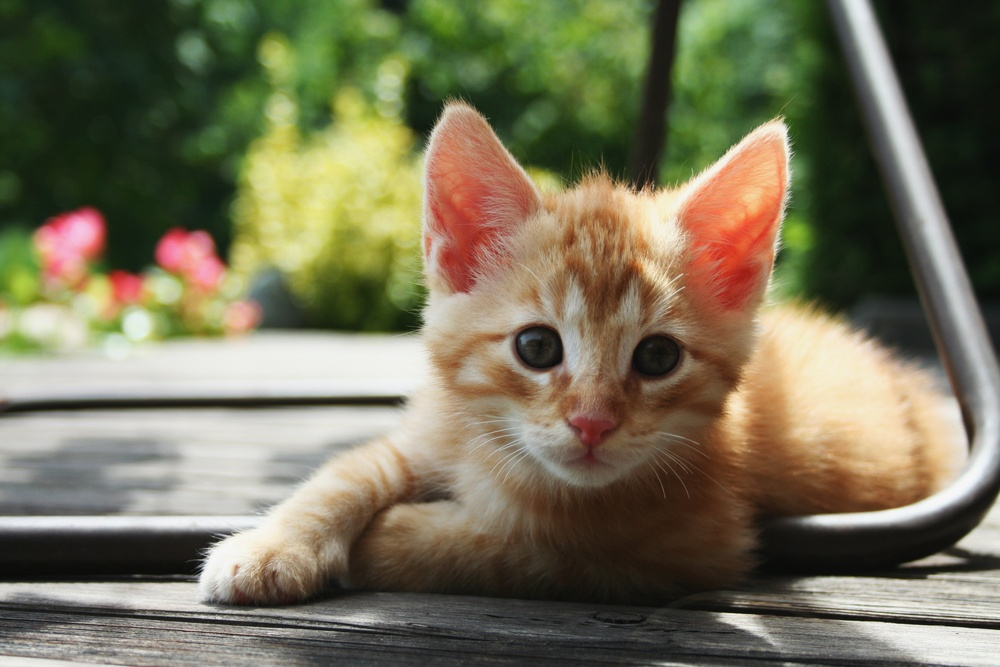
#> input picture Labwork3/hehehe.jpg, 1000 x 667 px, shrunk from 3456 x 2304 before the run
$ python Labwork3.py
#> lines starting #> are read from the running program, lines starting #| are printed output that depends on the picture
import numba.cuda as cuda
from numba import config
config.CUDA_ENABLE_PYNVJITLINK = 0
import matplotlib.pyplot as plt
import numpy as np
import time

# load img
img = plt.imread('hehehe.jpg')
#> img is the input picture: shape (667, 1000, 3); mean R, G, B 118.2, 113.9, 88.4
plt.imshow(img)

# save cause I'm on a remote server
plt.savefig('hehehe.png')

print(img.shape)
#| (667, 1000, 3)
h, w, c = img.shape
#> h = 667; w = 1000; c = 3

# reshape to 1D array
pixelCount = h*w
#> pixelCount = 667000
oneD_img = img.reshape(h*w, c)

# convert to int8 so that numba can handle
oneD_img = oneD_img.astype(np.uint8)

print(oneD_img.shape)
#| (667000, 3)


oneD_img2 = np.zeros((pixelCount, c), dtype=np.uint8)

r, g, b = oneD_img[:, 0], oneD_img[:, 1], oneD_img[:, 2]

# --- CPU version ---
start = time.time()
for i in range(pixelCount):
    gray = r[i]//3 + g[i]//3 + b[i]//3 # //3 to prevent overflow
    oneD_img2[i] = [gray, gray, gray]
#> this loop made 667000 passes
#> gray on passes 1 to 3: 38, 38, 40
end = time.time()
print(f'CPU Time: {end-start}')

oneD_img2 = oneD_img2.reshape(h, w, c)
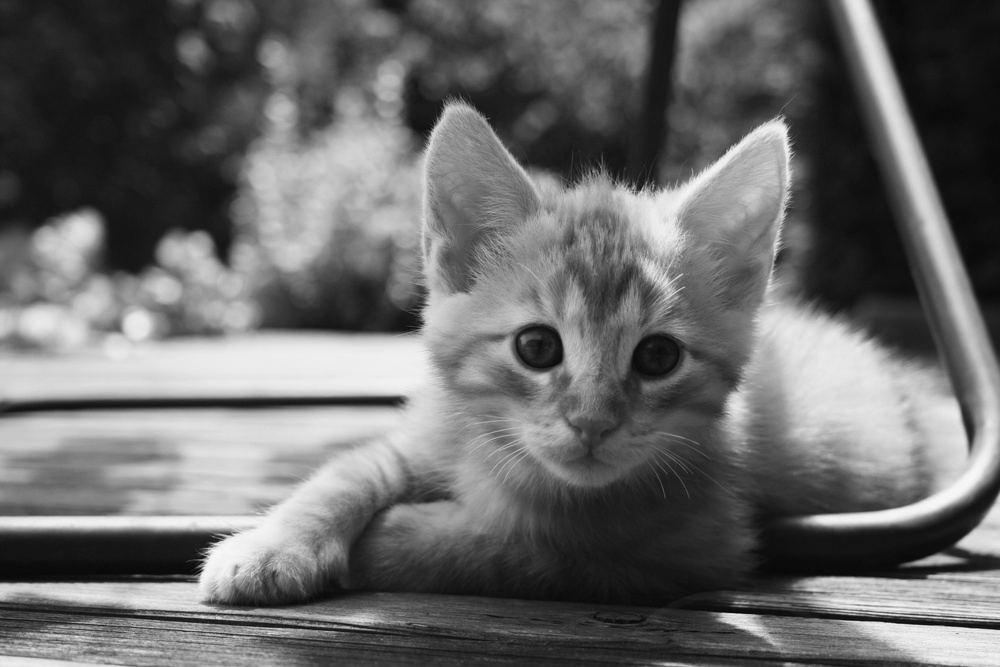
#> oneD_img2: shape (667, 1000, 3); min 4, max 248, mean 105.9
plt.imshow(oneD_img2)
plt.savefig('hehehe_gray_cpu.png')
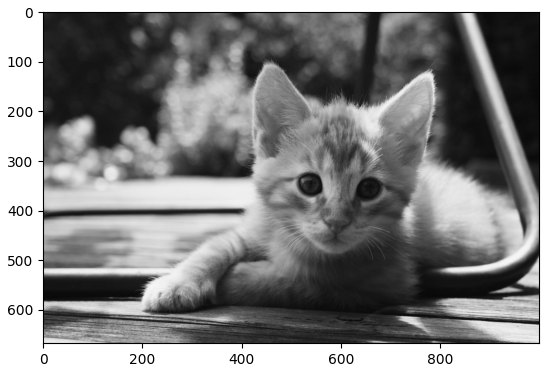
#> figure drawn by matplotlib, 1 panel

# --- CPU version, I dont like // so let's do smth else ---
oneD_img2 = np.zeros((pixelCount, c), dtype=np.uint8)

r, g, b = oneD_img[:, 0], oneD_img[:, 1], oneD_img[:, 2]

start = time.time()
for i in range(pixelCount):
    gray = int(r[i]/3) + int(g[i]/3) + int(b[i]/3)
    if gray > 255:
        gray = np.uint8(255)
    oneD_img2[i] = [gray, gray, gray]
end = time.time()
print(f'CPU Time: {end-start}')

oneD_img2 = oneD_img2.reshape(h, w, c)
plt.imshow(oneD_img2)
plt.savefig('hehehe_gray_cpu.png')

# --- GPU version ---
# # Host feeds device with data
# d_oneD_img = cuda.device_array(oneD_img.shape, dtype=np.uint8)

# to device
#> (the run stopped early here; a loop or call above may not have finished)
